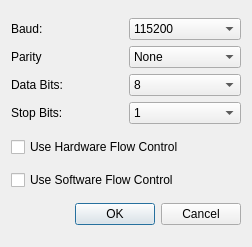
<?xml version="1.0" encoding="UTF-8"?>
<ui version="4.0">
 <class>PortSettingsDialog</class>
 <widget class="QDialog" name="PortSettingsDialog">
  <property name="geometry">
   <rect>
    <x>0</x>
    <y>0</y>
    <width>252</width>
    <height>247</height>
   </rect>
  </property>
  <property name="windowTitle">
   <string>Serial Port Options</string>
  </property>
  <layout class="QVBoxLayout" name="verticalLayout">
   <item>
    <layout class="QGridLayout" name="gridLayout">
     <item row="0" column="0">
      <widget class="QLabel" name="baudLabel">
       <property name="text">
        <string>Baud:</string>
       </property>
      </widget>
     </item>
     <item row="0" column="1">
      <widget class="QComboBox" name="baudrateComboBox">
       <item>
        <property name="text">
         <string>115200</string>
        </property>
       </item>
       <item>
        <property name="text">
         <string>57600</string>
        </property>
       </item>
       <item>
        <property name="text">
         <string>38400</string>
        </property>
       </item>
       <item>
        <property name="text">
         <string>19200</string>
        </property>
       </item>
       <item>
        <property name="text">
         <string>9600</string>
        </property>
       </item>
       <item>
        <property name="text">
         <string>4800</string>
        </property>
       </item>
       <item>
        <property name="text">
         <string>2400</string>
        </property>
       </item>
       <item>
        <property name="text">
         <string>1200</string>
        </property>
       </item>
       <item>
        <property name="text">
         <string>600</string>
        </property>
       </item>
       <item>
        <property name="text">
         <string>300</string>
        </property>
       </item>
       <item>
        <property name="text">
         <string>110</string>
        </property>
       </item>
      </widget>
     </item>
     <item row="1" column="0">
      <widget class="QLabel" name="parityLabel">
       <property name="text">
        <string>Parity</string>
       </property>
      </widget>
     </item>
     <item row="1" column="1">
      <widget class="QComboBox" name="parityComboBox">
       <item>
        <property name="text">
         <string>None</string>
        </property>
       </item>
       <item>
        <property name="text">
         <string>Even</string>
        </property>
       </item>
       <item>
        <property name="text">
         <string>Odd</string>
        </property>
       </item>
       <item>
        <property name="text">
         <string>Mark</string>
        </property>
       </item>
       <item>
        <property name="text">
         <string>Space</string>
        </property>
       </item>
      </widget>
     </item>
     <item row="2" column="0">
      <widget class="QLabel" name="databitsLabel">
       <property name="text">
        <string>Data Bits:</string>
       </property>
      </widget>
     </item>
     <item row="2" column="1">
      <widget class="QComboBox" name="databitsComboBox">
       <item>
        <property name="text">
         <string>8</string>
        </property>
       </item>
       <item>
        <property name="text">
         <string>7</string>
        </property>
       </item>
       <item>
        <property name="text">
         <string>6</string>
        </property>
       </item>
       <item>
        <property name="text">
         <string>5</string>
        </property>
       </item>
      </widget>
     </item>
     <item row="3" column="0">
      <widget class="QLabel" name="stopbitsLabel">
       <property name="text">
        <string>Stop Bits:</string>
       </property>
      </widget>
     </item>
     <item row="3" column="1">
      <widget class="QComboBox" name="stopbitsComboBox">
       <item>
        <property name="text">
         <string>1</string>
        </property>
       </item>
       <item>
        <property name="text">
         <string>2</string>
        </property>
       </item>
      </widget>
     </item>
    </layout>
   </item>
   <item>
    <widget class="QCheckBox" name="hflowControlBox">
     <property name="text">
      <string>Use Hardware Flow Control</string>
     </property>
    </widget>
   </item>
   <item>
    <widget class="QCheckBox" name="sflowControlBox">
     <property name="text">
      <string>Use Software Flow Control</string>
     </property>
    </widget>
   </item>
   <item>
    <widget class="QDialogButtonBox" name="buttonBox">
     <property name="orientation">
      <enum>Qt::Horizontal</enum>
     </property>
     <property name="standardButtons">
      <set>QDialogButtonBox::Cancel|QDialogButtonBox::Ok</set>
     </property>
    </widget>
   </item>
  </layout>
 </widget>
 <resources/>
 <connections>
  <connection>
   <sender>buttonBox</sender>
   <signal>accepted()</signal>
   <receiver>PortSettingsDialog</receiver>
   <slot>accept()</slot>
   <hints>
    <hint type="sourcelabel">
     <x>248</x>
     <y>254</y>
    </hint>
    <hint type="destinationlabel">
     <x>157</x>
     <y>274</y>
    </hint>
   </hints>
  </connection>
  <connection>
   <sender>buttonBox</sender>
   <signal>rejected()</signal>
   <receiver>PortSettingsDialog</receiver>
   <slot>reject()</slot>
   <hints>
    <hint type="sourcelabel">
     <x>316</x>
     <y>260</y>
    </hint>
    <hint type="destinationlabel">
     <x>286</x>
     <y>274</y>
    </hint>
   </hints>
  </connection>
 </connections>
</ui>
